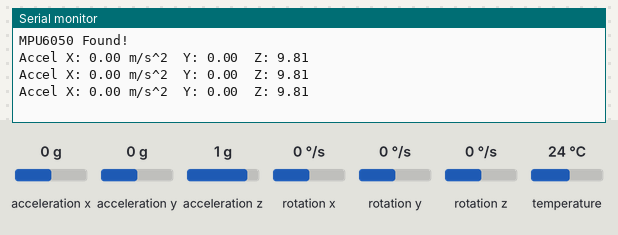
This sketch was run on a simulated Arduino Uno, built with avr-gcc and run on an emulated ATmega328P. Parts: the last lines printed to the serial monitor. The inputs (shaded band) are chosen by the test bench; at power-on: acceleration x 0 g, acceleration y 0 g, acceleration z 1 g, rotation x 0 °/s, rotation y 0 °/s, rotation z 0 °/s, temperature 24 °C.

Above: at 1.3 s.
1.4 s: acceleration x set to -1.4 g
At 2.0 s:
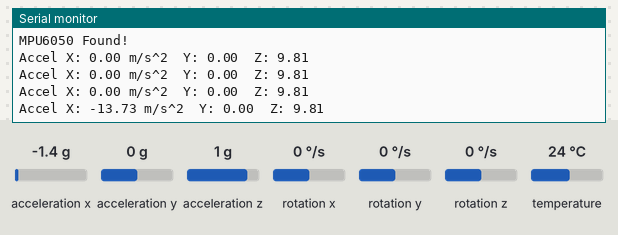
2.9 s: acceleration y set to -1.4 g
At 3.5 s:
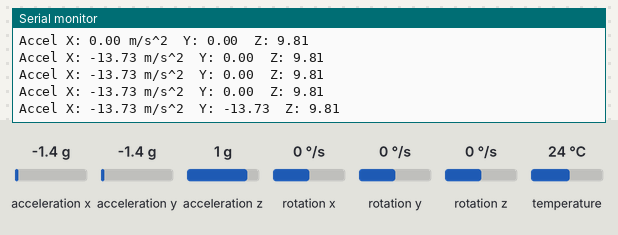
4.4 s: acceleration z set to -1.4 g
At 5.0 s:
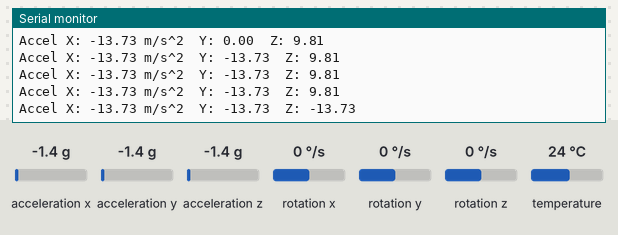

Measured:
- after the input at 1.4 s, the serial monitor: prints a new line after 0.21 s (image 1)
- after the input at 2.9 s, the serial monitor: prints a new line after 0.22 s (image 2)
- after the input at 4.4 s, the serial monitor: prints a new line after 0.24 s (image 3)

The sketch:

mpu6050_test.ino
```cpp
#include <Wire.h>
#include <Adafruit_MPU6050.h>
#include <Adafruit_Sensor.h>

Adafruit_MPU6050 mpu;

void setup()
{
  Serial.begin(115200);
  while (!Serial)
    delay(10);

  // Try to initialize!
  if (!mpu.begin())
  {
    Serial.println("Failed to find MPU6050 chip");
    while (1)
    {
      delay(10);
    }
  }

  Serial.println("MPU6050 Found!");
  mpu.setAccelerometerRange(MPU6050_RANGE_8_G);
  mpu.setGyroRange(MPU6050_RANGE_500_DEG);
  mpu.setFilterBandwidth(MPU6050_BAND_21_HZ);
  delay(100);
}

void loop()
{
  /* Get new sensor events with the readings */
  sensors_event_t a, g, temp;
  mpu.getEvent(&a, &g, &temp);

  /* Print out the values */
  Serial.print("Accel X: "); Serial.print(a.acceleration.x); Serial.print(" m/s^2\t");
  Serial.print("Y: "); Serial.print(a.acceleration.y); Serial.print("\t");
  Serial.print("Z: "); Serial.print(a.acceleration.z); Serial.println("");

  delay(500);
}
```
